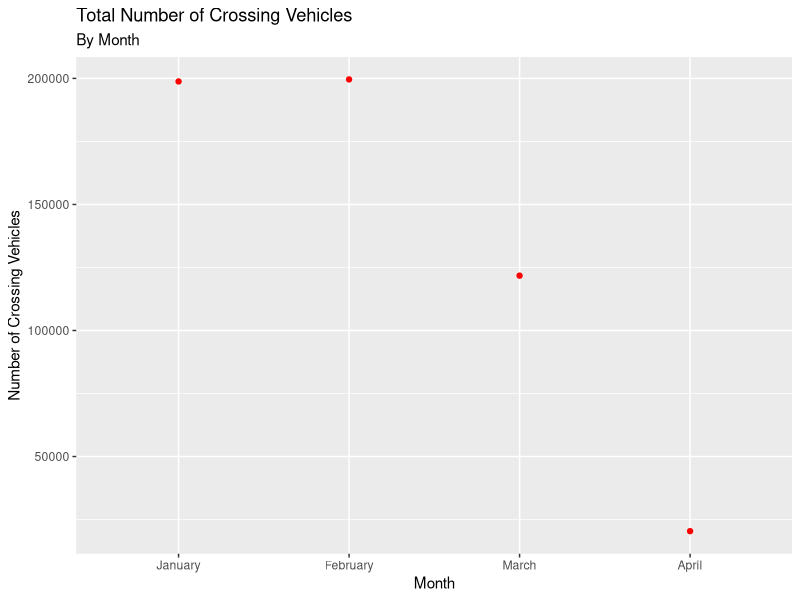
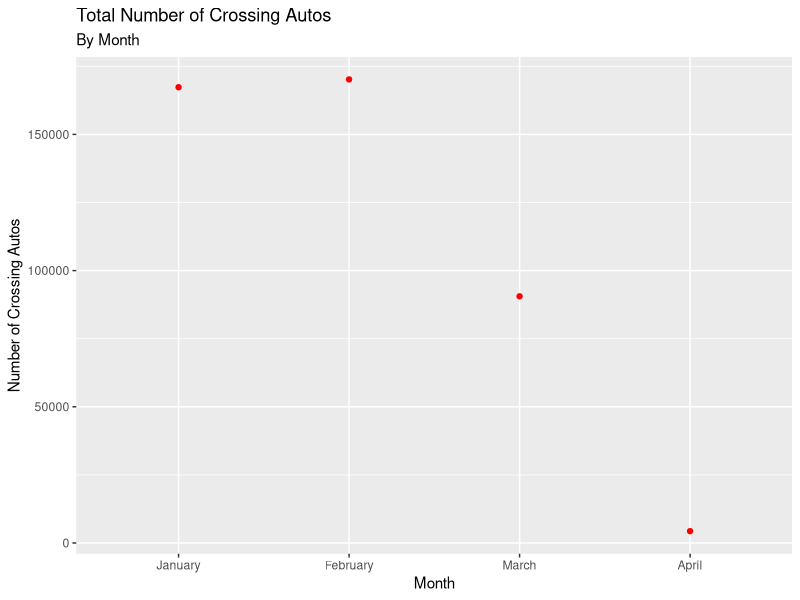
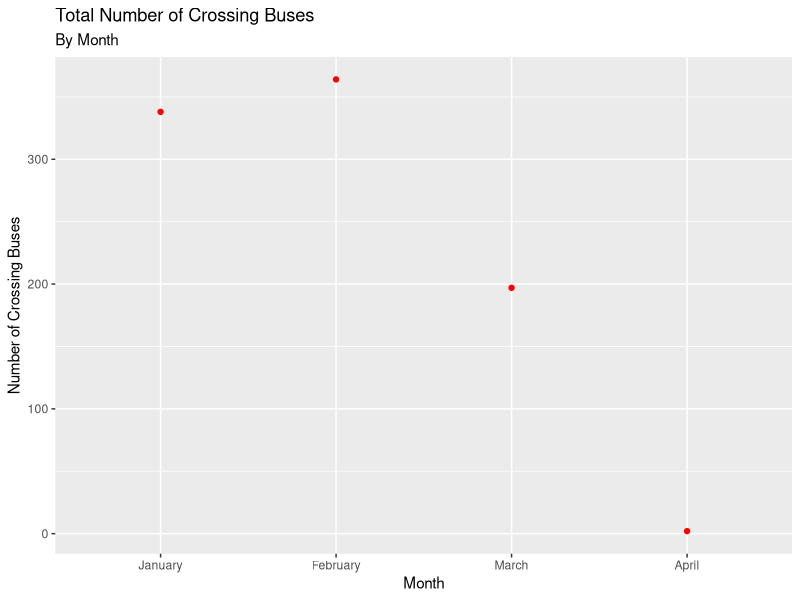
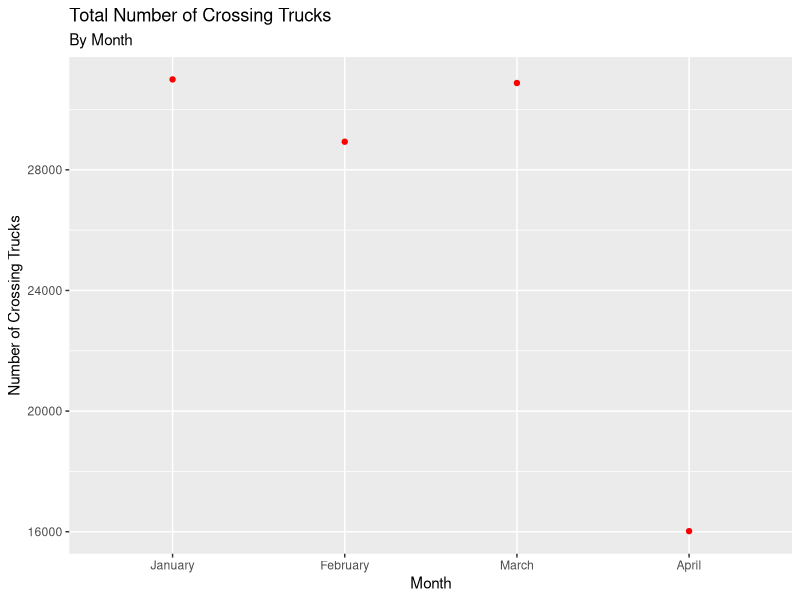
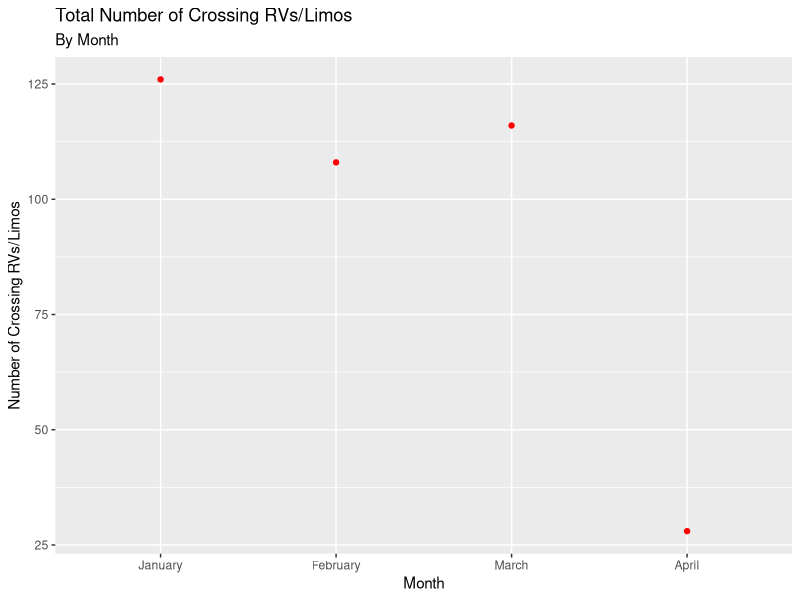

Here is the R script that generated these plots, in order:
## ---- chunk 1
knitr::opts_chunk$set(echo = FALSE, warning = FALSE)
## ---- chunk 2
library(tidyverse)
library(broom)
library(stringr)
library(knitr)
library(tidyverse)
library(gridExtra)
library(leaps)
library(rms)
## ---- chunk 3
whirlpool <- read_csv("data/whirlpool.csv")
lewiston_queenston <- read_csv("data/lewistonQueenston.csv")
rainbow <- read_csv("data/rainbow.csv")
bridges_total <- read_csv("data/combined_bridges1.csv")

bridges_total <- bridges_total %>%
  select(Month, Day, `Day of Week`, Auto, Bus, Truck, `RV/Limo`, `Total Vehicles`) %>%
  mutate(Month = as.factor(Month),
         Month = fct_relevel(Month, "January", "February", "March", "April"))

## ---- chunk 4
bridges_total1 <- bridges_total %>%
  group_by(Month) %>%
  summarise(total = sum(`Total Vehicles`)) %>%
  arrange(total)
bridges_total1
## ---- chunk 5
ggplot(data = bridges_total1, mapping = aes(x = Month, y = total)) +
  geom_point(color = "red") +
  labs(title = "Total Number of Crossing Vehicles",
       subtitle = "By Month",
       x = "Month",
       y = "Number of Crossing Vehicles")
## ---- chunk 6
bridges_total2 <- bridges_total %>%
  group_by(Month) %>%
  summarise(totalA = sum(Auto)) %>%
  arrange(totalA)
bridges_total2
## ---- chunk 7
ggplot(data = bridges_total2, mapping = aes(x = Month, y = totalA)) +
  geom_point(color = "red") +
  labs(title = "Total Number of Crossing Autos",
       subtitle = "By Month",
       x = "Month",
       y = "Number of Crossing Autos")
## ---- chunk 8
bridges_total3 <- bridges_total %>%
  group_by(Month) %>%
  summarise(totalB = sum(Bus)) %>%
  arrange(totalB)
bridges_total3
## ---- chunk 9
ggplot(data = bridges_total3, mapping = aes(x = Month, y = totalB)) +
  geom_point(color = "red") +
  labs(title = "Total Number of Crossing Buses",
       subtitle = "By Month",
       x = "Month",
       y = "Number of Crossing Buses")
## ---- chunk 10
bridges_total4 <- bridges_total %>%
  group_by(Month) %>%
  summarise(totalT = sum(Truck)) %>%
  arrange(totalT)
bridges_total4
## ---- chunk 11
ggplot(data = bridges_total4, mapping = aes(x = Month, y = totalT)) +
  geom_point(color = "red") +
  labs(title = "Total Number of Crossing Trucks",
       subtitle = "By Month",
       x = "Month",
       y = "Number of Crossing Trucks")
## ---- chunk 12
bridges_total5 <- bridges_total %>%
  group_by(Month) %>%
  summarise(totalRL = sum(`RV/Limo`)) %>%
  arrange(totalRL)
bridges_total5
## ---- chunk 13
ggplot(data = bridges_total5, mapping = aes(x = Month, y = totalRL)) +
  geom_point(color = "red") +
  labs(title = "Total Number of Crossing RVs/Limos",
       subtitle = "By Month",
       x = "Month",
       y = "Number of Crossing RVs/Limos")
